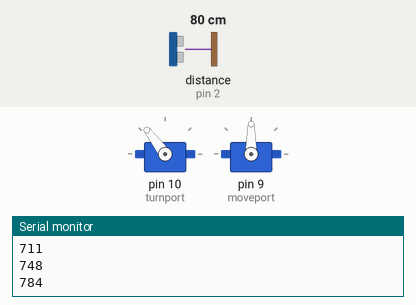
This sketch was run on a simulated Arduino Uno, built with avr-gcc and run on an emulated ATmega328P. Shown: 2 × servo, the last lines printed to the serial monitor. Wiring (inferred from the names in the program): ultrasonic range finder: trigger pin 3; echo pin 2. The test bench sets the inputs (shaded band); at power-on: distance to the obstacle (sensor on pin 2) 80 cm. The echo pulse lasts 58.3 µs per cm.

Above: at 0.8 s.
0.9 s: distance to the obstacle (sensor on pin 2) set to 147 cm
2.4 s: distance to the obstacle (sensor on pin 2) set to 158 cm
At 3.7 s:
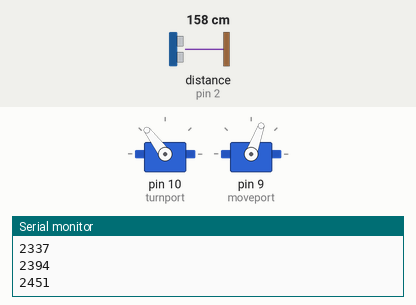
4.0 s: distance to the obstacle (sensor on pin 2) set to 2 cm
At 5.2 s:
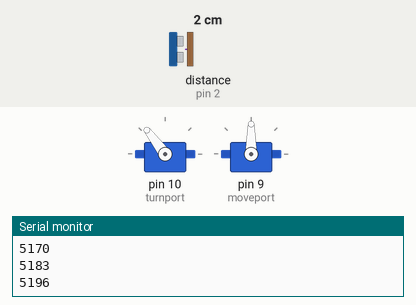
5.5 s: distance to the obstacle (sensor on pin 2) set to 250 cm
At 7.1 s:
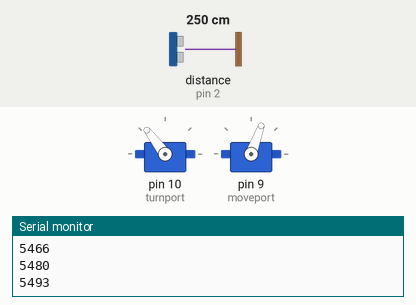
Timing chart, 0 to 8.1 s (numbered marks = the images above; inputs shaded):
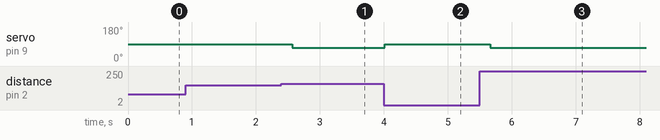

Measured:
- the behaviour switches between 152 and 153 cm on distance to the obstacle (sensor on pin 2) (found by bisection; images 0 and 1)
- after the input at 2.4 s, servo on pin 9 (moveport): 90° → 70° after 0.17 s
- after the input at 4.0 s, servo on pin 9 (moveport): 70° → 90° at once
- after the input at 5.5 s, servo on pin 9 (moveport): 90° → 70° after 0.16 s

The sketch:

forbravo13july2020code.ino
```cpp
int leftangle = 108;//for 45 degree angle minus 8
int center = 127;
int rightangle = 139; //for 45 degree angle plus 7
int TrueSpeed;
int Angle;
int moveport = 9;
int turnport = 10;
int pin = 8;
const int trigPin = 3;
const int echoPin = 2;
long duration;
int distance;
long totalTime = 0;
int movestate = 0;
#include <Servo.h>

Servo turnmotor;
Servo movemotors;
void setup() {
  pinMode(trigPin, OUTPUT);
  pinMode(echoPin, INPUT);
  Serial.begin(9600);
  turnmotor.attach(turnport);
  movemotors.attach(moveport);
  turnmotor.write(center);
  bravo();
}

void loop() {
  // put your main code here, to run repeatedly:

}
void bravo() {
 long startTime = millis();
  long interTime = millis();
 while(movestate==0){
  while (findSmallest() > 150 && (totalTime < startTime + 21000)) {
   Backward();
  }
  while (findSmallest() < 150 && (totalTime < startTime + 21000)) {
    totalTime = totalTime + (millis()-interTime);
    interTime = millis();
    Serial.println(totalTime);
    Stop();
  }
   if (totalTime >= startTime + 30000) {
    movestate == 1;
    Stop();
  }
 }

}
void Forward() {
  TrueSpeed = 254;
  movemotors.write(110);
  delay(5);
}
void Backward() {
  TrueSpeed = 127;
  movemotors.write(70);
  delay(5);
}
void Stop() {
  TrueSpeed = 191;
  movemotors.write(90);
  delay(5);
}
void Left() {
  TrueSpeed = 254;
  movemotors.write(110);
  turnmotor.write(leftangle);
  delay(5);
  turnmotor.write(center);
}
void Right() {
  TrueSpeed = 254;
  movemotors.write(110);
  turnmotor.write(rightangle);
  delay(5);
  turnmotor.write(center);
}
int sensor() {
  digitalWrite(pin, HIGH);
  //clears trig pin
  digitalWrite(trigPin, LOW);
  delayMicroseconds(2);
  //sets the trigpin in high state for 10 micro seconds
  digitalWrite(trigPin, HIGH);
  delayMicroseconds(10);
  digitalWrite(trigPin, LOW);
  //reads the echopin, return the soundwave travel time in microsecond
  duration = pulseIn(echoPin, HIGH);
  //calculating the distance
  distance = duration * 0.034 / 2;
  //delay(10);
  return distance;
}

int findSmallest() {
  int small = 500;
  for (int i = 0; i < 5; i++) {
    int d = sensor();
    if (d < small) {
      small = d;
    }
    delay(1);
  }
  return small;
}
```
